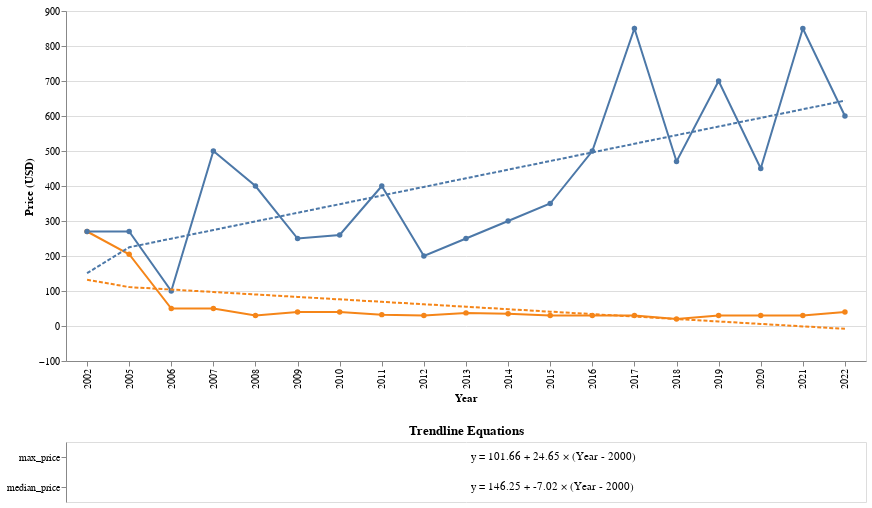

Write notebook code for a chart like this one.
### Code cell
#disclaimer: ChatGPT assisted with syntax only, logic and visualization ideas are original

import pandas as pd
import numpy as np
import altair as alt

alt.data_transformers.disable_max_rows()
df = pd.read_csv(r"C:\Users\Colin Briggs\Downloads\lego_filtered.csv")

#get top 10 themeGroups
top10 = df["themeGroup"].value_counts().nlargest(10).index.tolist()
df_top = df[df["themeGroup"].isin(top10)].copy()

#aggregate median max
agg = (
    df_top.groupby(["themeGroup", "year"])
          .agg(
              median_price=("US_retailPrice", "median"),
              max_price=("US_retailPrice", "max")
          )
          .reset_index()
)

#reshape
agg_long = agg.melt(
    id_vars=["themeGroup", "year"],
    value_vars=["median_price", "max_price"],
    var_name="metric",
    value_name="price"
)

#compute trendlines
year0 = 2000

def fit_line(group):
    x = group["year"] - year0
    y = group["price"]
    if len(group) < 2 or x.var() == 0:
        return pd.Series({"b0": np.nan, "b1": np.nan})
    b1, b0 = np.polyfit(x, y, 1)
    return pd.Series({"b0": b0, "b1": b1})

coefs = (
    agg_long.groupby(["themeGroup", "metric"])
            .apply(fit_line)
            .reset_index()
)

coefs["equation"] = (
    "y = "
    + coefs["b0"].round(2).astype(str)
    + " + "
    + coefs["b1"].round(2).astype(str)
    + " × (Year - "
    + str(year0)
    + ")"
)

#merge trend
agg_long = agg_long.merge(coefs, on=["themeGroup", "metric"], how="left")
agg_long["trend"] = agg_long["b0"] + agg_long["b1"] * (agg_long["year"] - year0)

#dropdown selection
theme_dropdown = alt.binding_select(options=top10, name="Theme Group: ")
theme_select = alt.selection_point(
    fields=["themeGroup"],
    bind=theme_dropdown,
    value=[{"themeGroup": top10[0]}]
)

#base chart
base = (
    alt.Chart(agg_long)
    .add_params(theme_select)
    .transform_filter(theme_select)
    .properties(width=800, height=350)
)

#price lines
lines = (
    base
    .mark_line(point=True)
    .encode(
        x=alt.X("year:O", title="Year"),
        y=alt.Y("price:Q", title="Price (USD)"),
        color=alt.Color("metric:N", title="Metric"),
        tooltip=[
            alt.Tooltip("themeGroup:N", title="Theme Group"),
            alt.Tooltip("year:O", title="Year"),
            alt.Tooltip("metric:N", title="Metric"),
            alt.Tooltip("price:Q", title="Price in USD")
        ]
    )
)

#trendlines
trends = (
    base
    .mark_line(strokeDash=[4, 2])
    .encode(
        x=alt.X("year:O"),
        y=alt.Y("trend:Q"),
        color=alt.Color("metric:N", legend=None),
        tooltip=[
            alt.Tooltip("themeGroup:N", title="Theme Group"),
            alt.Tooltip("metric:N", title="Metric"),
            alt.Tooltip("trend:Q", title="Trend Value")
        ]
    )
)

#equation text (one row per metric under the chart)
eq_chart = (
    alt.Chart(coefs)
    .add_params(theme_select)
    .transform_filter(theme_select)
    .mark_text(align="left", dx=5)
    .encode(
        y=alt.Y("metric:N", title=None),
        text="equation:N"
    )
    .properties(width=800, height=60, title="Trendline Equations")
)

chart = (lines + trends) & eq_chart
chart

### Figure 1 — Vega-Lite specification as saved in the notebook (floating-point values rounded to 4 significant figures; data arrays with more than 128 entries replaced by an {"elided": "..."} marker saying what was removed)
{"config": {"view": {"continuousWidth": 300, "continuousHeight": 300}}, "vconcat": [{"layer": [{"mark": {"type": "line", "point": true}, "encoding": {"color": {"field": "metric", "title": "Metric", "type": "nominal"}, "tooltip": [{"field": "themeGroup", "title": "Theme Group", "type": "nominal"}, {"field": "year", "title": "Year", "type": "ordinal"}, {"field": "metric", "title": "Metric", "type": "nominal"}, {"field": "price", "title": "Price in USD", "type": "quantitative"}], "x": {"field": "year", "title": "Year", "type": "ordinal"}, "y": {"field": "price", "title": "Price (USD)", "type": "quantitative"}}, "name": "view_11dc14af6383fd9f_0", "transform": [{"filter": {"param": "param_d423affa1c3e73bb"}}]}, {"mark": {"type": "line", "strokeDash": [4, 2]}, "encoding": {"color": {"field": "metric", "legend": null, "type": "nominal"}, "tooltip": [{"field": "themeGroup", "title": "Theme Group", "type": "nominal"}, {"field": "metric", "title": "Metric", "type": "nominal"}, {"field": "trend", "title": "Trend Value", "type": "quantitative"}], "x": {"field": "year", "type": "ordinal"}, "y": {"field": "trend", "type": "quantitative"}}, "transform": [{"filter": {"param": "param_d423affa1c3e73bb"}}]}], "data": {"name": "data-734179af0bd43e762b5a33a2d2f47229"}, "height": 350, "width": 800}, {"data": {"name": "data-9000157427f6b3c9840620373b1a1705"}, "mark": {"type": "text", "align": "left", "dx": 5}, "encoding": {"text": {"field": "equation", "type": "nominal"}, "y": {"field": "metric", "title": null, "type": "nominal"}}, "height": 60, "name": "view_2ee693743eeae12f_1", "title": "Trendline Equations", "transform": [{"filter": {"param": "param_d423affa1c3e73bb"}}], "width": 800}], "params": [{"name": "param_d423affa1c3e73bb", "select": {"type": "point", "fields": ["themeGroup"]}, "bind": {"input": "select", "options": ["Licensed", "Modern day", "Action/Adventure", "Miscellaneous", "Pre-school", "Model making", "Technical", "Constraction", "Basic", "Racing"], "name": "Theme Group: "}, "value": [{"themeGroup": "Licensed"}], "views": ["view_11dc14af6383fd9f_0", "view_2ee693743eeae12f_1"]}], "$schema": "https://vega.github.io/schema/vega-lite/v6.1.0.json", "datasets": {"data-734179af0bd43e762b5a33a2d2f47229": {"elided": "354 records"}, "data-9000157427f6b3c9840620373b1a1705": [{"themeGroup": "Action/Adventure", "metric": "max_price", "b0": 14.3, "b1": 9.02, "equation": "y = 14.3 + 9.02 × (Year - 2000)"}, {"themeGroup": "Action/Adventure", "metric": "median_price", "b0": 5.223, "b1": 1.612, "equation": "y = 5.22 + 1.61 × (Year - 2000)"}, {"themeGroup": "Basic", "metric": "max_price", "b0": 11.33, "b1": 2.444, "equation": "y = 11.33 + 2.44 × (Year - 2000)"}, {"themeGroup": "Basic", "metric": "median_price", "b0": 7.427, "b1": 1.053, "equation": "y = 7.43 + 1.05 × (Year - 2000)"}, {"themeGroup": "Constraction", "metric": "max_price", "b0": 73.24, "b1": -2.619, "equation": "y = 73.24 + -2.62 × (Year - 2000)"}, {"themeGroup": "Constraction", "metric": "median_price", "b0": 7.065, "b1": 0.4928, "equation": "y = 7.07 + 0.49 × (Year - 2000)"}, {"themeGroup": "Licensed", "metric": "max_price", "b0": 101.7, "b1": 24.65, "equation": "y = 101.66 + 24.65 × (Year - 2000)"}, {"themeGroup": "Licensed", "metric": "median_price", "b0": 146.3, "b1": -7.016, "equation": "y = 146.25 + -7.02 × (Year - 2000)"}, {"themeGroup": "Miscellaneous", "metric": "max_price", "b0": -118.4, "b1": 18.25, "equation": "y = -118.35 + 18.25 × (Year - 2000)"}, {"themeGroup": "Miscellaneous", "metric": "median_price", "b0": 9.476, "b1": 0.5783, "equation": "y = 9.48 + 0.58 × (Year - 2000)"}, {"themeGroup": "Model making", "metric": "max_price", "b0": -35.4, "b1": 24.46, "equation": "y = -35.4 + 24.46 × (Year - 2000)"}, {"themeGroup": "Model making", "metric": "median_price", "b0": 22.62, "b1": 1.219, "equation": "y = 22.62 + 1.22 × (Year - 2000)"}, {"themeGroup": "Modern day", "metric": "max_price", "b0": 47.49, "b1": 6.919, "equation": "y = 47.49 + 6.92 × (Year - 2000)"}, {"themeGroup": "Modern day", "metric": "median_price", "b0": 16.89, "b1": 0.7176, "equation": "y = 16.89 + 0.72 × (Year - 2000)"}, {"themeGroup": "Pre-school", "metric": "max_price", "b0": 40.07, "b1": 3.775, "equation": "y = 40.07 + 3.77 × (Year - 2000)"}, {"themeGroup": "Pre-school", "metric": "median_price", "b0": 15.84, "b1": 0.6186, "equation": "y = 15.84 + 0.62 × (Year - 2000)"}, {"themeGroup": "Racing", "metric": "max_price", "b0": 197.5, "b1": -14.23, "equation": "y = 197.54 + -14.23 × (Year - 2000)"}, {"themeGroup": "Racing", "metric": "median_price", "b0": 99.53, "b1": -8.482, "equation": "y = 99.53 + -8.48 × (Year - 2000)"}, {"themeGroup": "Technical", "metric": "max_price", "b0": 11.24, "b1": 20.11, "equation": "y = 11.24 + 20.11 × (Year - 2000)"}, {"themeGroup": "Technical", "metric": "median_price", "b0": 19.54, "b1": 2.304, "equation": "y = 19.54 + 2.3 × (Year - 2000)"}]}}
